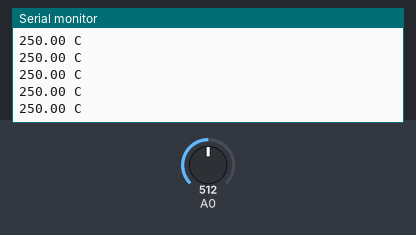
A sketch run on a simulated Arduino Uno, built with avr-gcc and run on an emulated ATmega328P. Shown: the last lines printed to the serial monitor. The test bench sets the inputs (shaded band); at power-on: A0 = 512.

Above: at 1.2 s.
1.3 s: A0 set to 221
At 2.1 s:
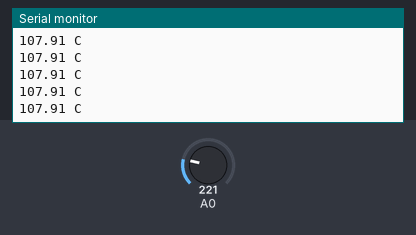
4.3 s: A0 set to 186
At 5.0 s:
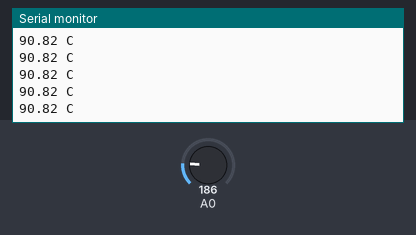
Timing chart, 0 to 7.3 s (numbered marks = the images above; inputs shaded):
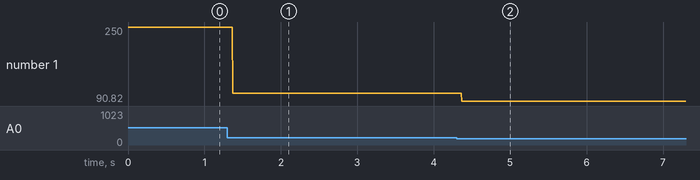

The sketch:

prova_tempp.ino
```cpp
float Valore_analogico;
float Volt;
float Temperatura;

void setup() {
 Serial.begin(9600); // Avvio comunicazione seriale
}

void loop() {
  Valore_analogico = analogRead(A0); // Lettura del valore analogico
  Volt = (Valore_analogico/1024)*5000; // Conversione in volt
  Temperatura = Volt/10; // Conversione in C°

  Serial.print(Temperatura);Serial.println(" C"); // Stampa sul monitor la temperatura espressa in gradi Celsius
}
```

Measured:
- after the input at 1.3 s, the serial monitor: prints a new line after 0.07 s (image 1)
- after the input at 4.3 s, the serial monitor: prints a new line after 0.07 s (image 2)
- plotted number 1: 250 → 107.91 after the input at 1.3 s, 107.91 → 90.82 after the input at 4.3 s
